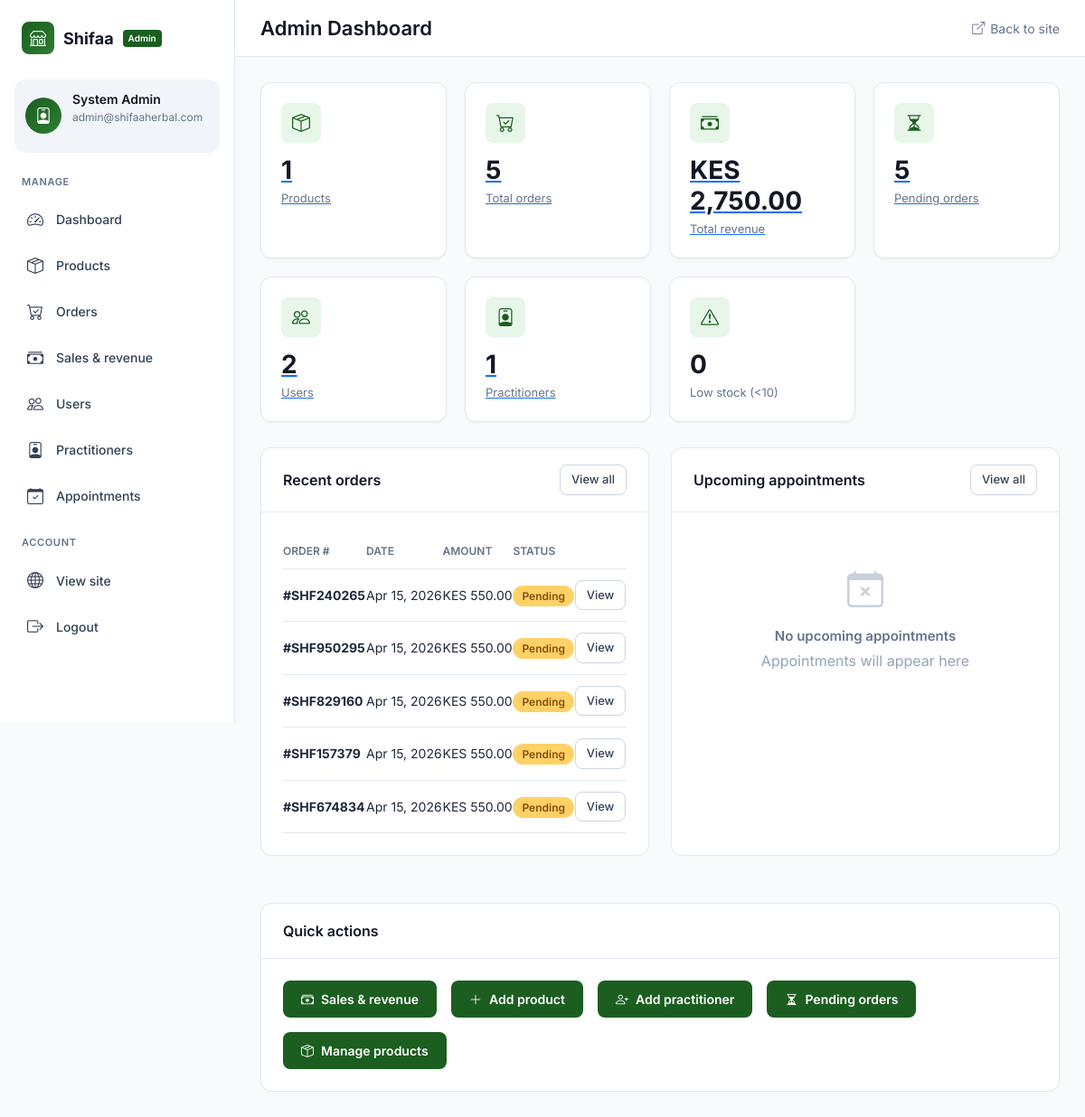
The app's page /admin-dashboard (signed in), older data.
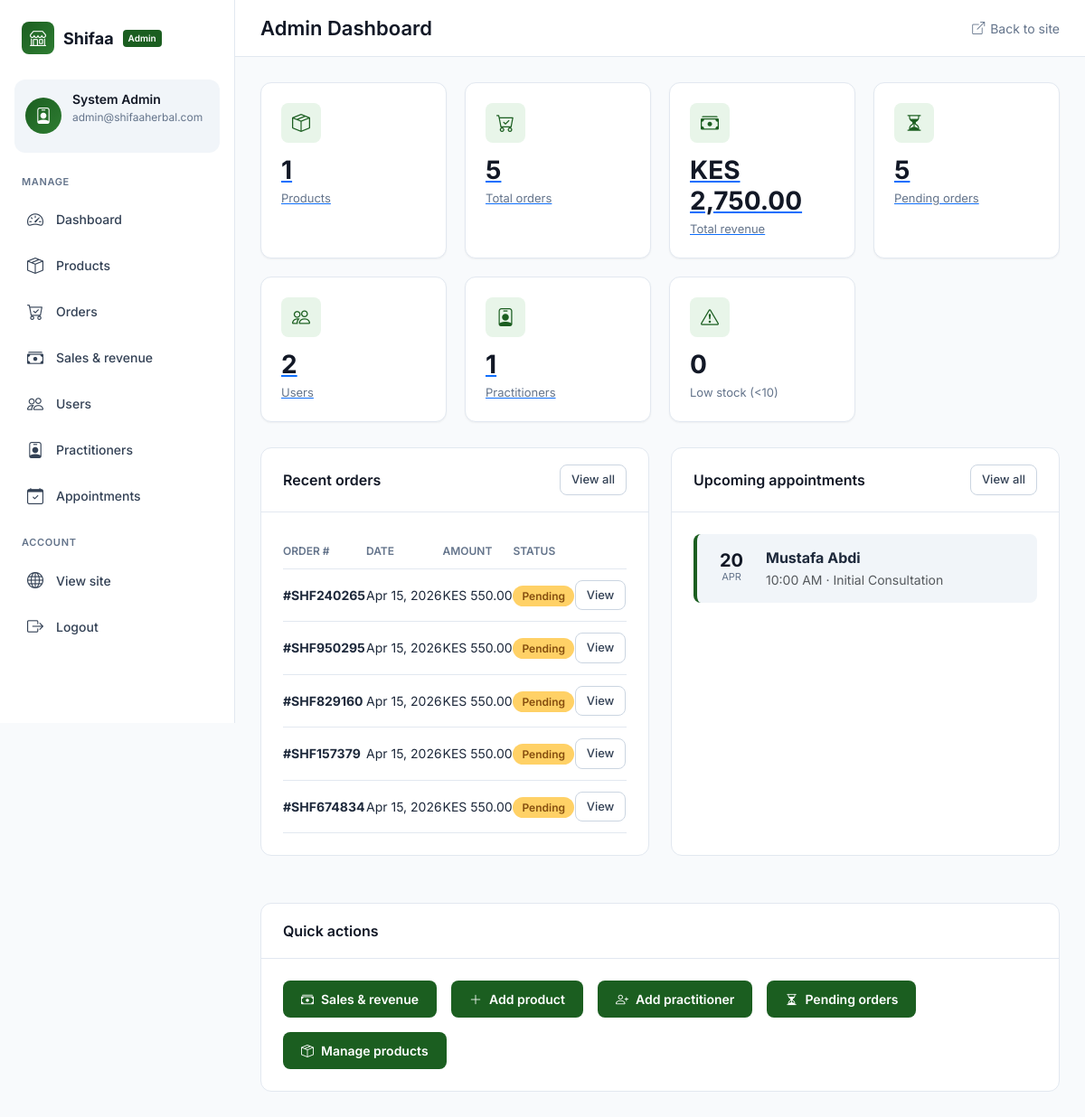
The same page, newer data.
### models.py (models this page shows, shortened)
class Order(db.Model):
    __tablename__ = 'order'
    id = db.Column(db.Integer, primary_key=True)
    order_number = db.Column(db.String(50), unique=True, nullable=False, index=True)  # Added index
    user_id = db.Column(db.Integer, db.ForeignKey('user.id'), nullable=False, index=True)  # Added index
    total_amount = db.Column(db.Numeric(10, 2), nullable=False)
    status = db.Column(db.String(50), default='pending', index=True)  # Added index
    shipping_address = db.Column(db.Text, nullable=False)
    delivery_option = db.Column(db.String(50), default='standard')
    payment_method = db.Column(db.String(50), default='mpesa')
    payment_status = db.Column(db.String(50), default='pending', index=True)  # Added index
    notes = db.Column(db.Text)
    created_at = db.Column(db.DateTime, default=datetime.utcnow, index=True)  # Added index
    updated_at = db.Column(db.DateTime, default=datetime.utcnow, onupdate=datetime.utcnow)
    items = db.relationship('OrderItem', backref='order', lazy='dynamic', cascade='all, delete-orphan')
    __table_args__ = (
        db.Index('idx_order_user_status', 'user_id', 'status'),
        db.Index('idx_order_created_status', 'created_at', 'status'),
    )

class Appointment(db.Model):
    __tablename__ = 'appointment'
    id = db.Column(db.Integer, primary_key=True)
    user_id = db.Column(db.Integer, db.ForeignKey('user.id'), nullable=False, index=True)  # Added index
    practitioner_id = db.Column(db.Integer, db.ForeignKey('practitioner.id'), nullable=False, index=True)  # Added index
    appointment_type = db.Column(db.String(100), default='general advice')
    appointment_date = db.Column(db.DateTime, nullable=False, index=True)  # Added index
    notes = db.Column(db.Text)
    status = db.Column(db.String(50), default='scheduled', index=True)  # Added index
    created_at = db.Column(db.DateTime, default=datetime.utcnow)
    updated_at = db.Column(db.DateTime, default=datetime.utcnow, onupdate=datetime.utcnow)
    __table_args__ = (
        db.Index('idx_appointment_user_status', 'user_id', 'status'),
        db.Index('idx_appointment_practitioner_date', 'practitioner_id', 'appointment_date'),
        db.Index('idx_appointment_date_status', 'appointment_date', 'status'),
    )

class Practitioner(db.Model):
    __tablename__ = 'practitioner'
    id = db.Column(db.Integer, primary_key=True)
    name = db.Column(db.String(100), nullable=False, index=True)  # Added index
    title = db.Column(db.String(100))
    bio = db.Column(db.Text)
    specialties = db.Column(db.String(200), index=True)  # Added index
    image_url = db.Column(db.String(500))
    email = db.Column(db.String(120), unique=True, index=True)  # Added index
    phone = db.Column(db.String(20))
    is_active = db.Column(db.Boolean, default=True, index=True)  # Added index
    created_at = db.Column(db.DateTime, default=datetime.utcnow)
    updated_at = db.Column(db.DateTime, default=datetime.utcnow, onupdate=datetime.utcnow)
    appointments = db.relationship('Appointment', backref='practitioner', lazy='dynamic')

### app.py (the view)
    @app.route("/admin-dashboard")
    @login_required
    @admin_required
    def admin_dashboard():
        from models import Order, Product, Appointment, Practitioner
        product_count = Product.query.count()
        order_count = Order.query.count()
        user_count = User.query.count()
        practitioner_count = Practitioner.query.count()
        pending_orders = Order.query.filter_by(status="pending").count()
        total_revenue = db.session.query(db.func.coalesce(db.func.sum(Order.total_amount), 0)).scalar() or 0
        recent_orders = Order.query.order_by(Order.created_at.desc()).limit(5).all()
        upcoming_appointments = Appointment.query.filter(
            Appointment.appointment_date >= datetime.utcnow(),
            Appointment.status == "scheduled"
        ).order_by(Appointment.appointment_date).limit(5).all()
        low_stock = Product.query.filter(Product.stock > 0, Product.stock < 10).count()
        return render_template(
            "admin/dashboard.html",
            product_count=product_count,
            order_count=order_count,
            user_count=user_count,
            practitioner_count=practitioner_count,
            pending_orders=pending_orders,
            recent_orders=recent_orders,
            upcoming_appointments=upcoming_appointments,
            low_stock=low_stock,
            total_revenue=total_revenue,
        )

### app.py (called while the page is built)
def format_local_time(dt):
    try:
        if dt.tzinfo is None:
            dt = dt.replace(tzinfo=timezone.utc)
        return dt.astimezone(local_tz)
    except:
        return dt

### templates/admin/dashboard.html (shortened to what the changed rows need)
{% extends "admin/base.html" %}
{% block page_title %}Admin Dashboard{% endblock %}
{% block content %}
<div class="dashboard-grid">
    <div class="card-admin">
        <div class="card-body">
            {% if recent_orders %}
            <table class="orders-table">
                <thead>
                    <tr>
                        <th>Order #</th>
                        <th>Date</th>
                        <th>Amount</th>
                        <th>Status</th>
                        <th></th>
                    </tr>
                </thead>
                <tbody>
                    {% for order in recent_orders %}
                    <tr>
                        <td><strong>#{{ order.order_number }}</strong></td>
                        <td>{{ order.created_at|local_strftime('%b %d, %Y') }}</td>
                        <td>{{ order.total_amount|currency }}</td>
                        <td><span class="badge-status badge-{{ order.status }}">{{ order.status|title }}</span></td>
                        <td><a href="{{ url_for('admin_order_detail', order_id=order.id) }}" class="btn-sm-admin">View</a></td>
                    </tr>
                    {% endfor %}
                </tbody>
            </table>
            {% else %}
            <div class="empty-state">
                <i class="bi bi-cart-x"></i>
                <h4>No orders yet</h4>
                <p>Orders will appear here</p>
            </div>
            {% endif %}
        </div>
    </div>
    <div class="card-admin">
        <div class="card-body">
            {% if upcoming_appointments %}
            <div class="appointments-list">
                {% for apt in upcoming_appointments %}
                <div class="appointment-item">
                    <div class="appointment-date">
                        <div class="date-day">{{ apt.appointment_date|local_day }}</div>
                        <div class="date-month">{{ apt.appointment_date|local_month }}</div>
                    </div>
                    <div class="flex-grow-1">
                        <strong>{{ apt.practitioner.name }}</strong><br>
                        <small class="text-muted">{{ apt.appointment_date|local_time }} · {{ apt.appointment_type|title }}</small>
                    </div>
                </div>
                {% endfor %}
            </div>
            {% else %}
            <div class="empty-state">
                <i class="bi bi-calendar-x"></i>
                <h4>No upcoming appointments</h4>
                <p>Appointments will appear here</p>
            </div>
            {% endif %}
        </div>
    </div>
</div>
{% endblock %}

Row changes from the older to the newer data that the page shows:
added Appointment: appointment_date|local_day "20", appointment_date|local_month "APR", practitioner.name "Mustafa Abdi", appointment_date|local_time "10:00 AM", appointment_type "Initial Consultation"
Text that changed along with them:
text no longer shown: "No upcoming appointments Appointments will appear here"
